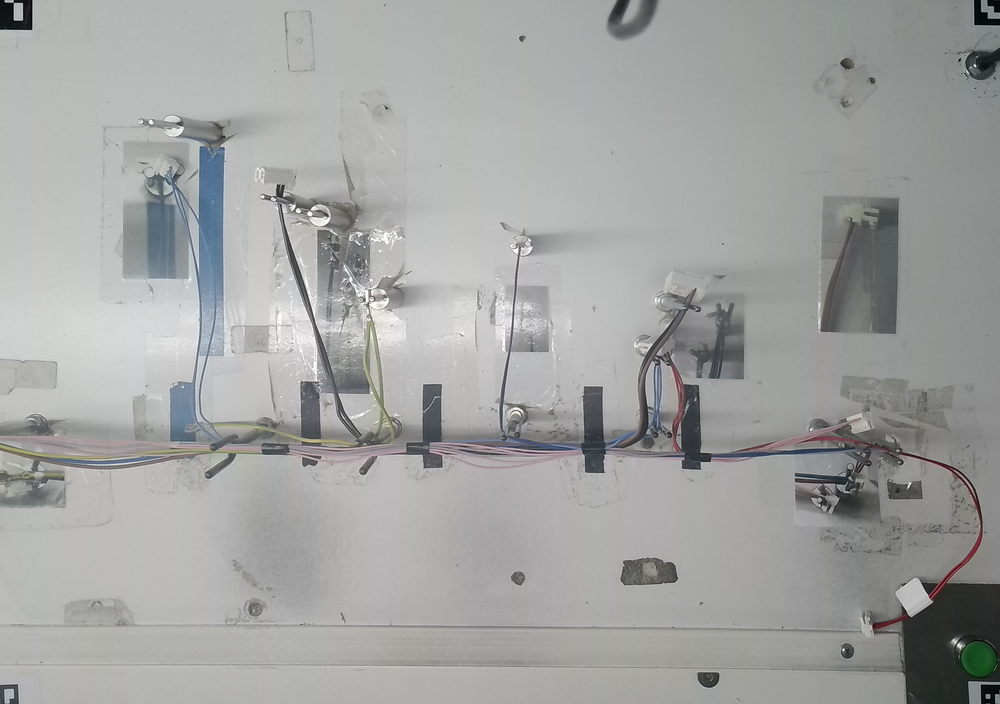
#> input picture Z2_0_4.png, 1000 x 704 px, shrunk from 3077 x 2167 before the run
$ python -i missing_grounding.py   (imports and definitions only)
#> lines starting #> are read from the running program, lines starting #| are printed output that depends on the picture; after the words box and inside, x2 and y2 are one past the last pixel; in counts of white or black regions, pixels touching at a corner belong together
import cv2
import os
import numpy as np
import pandas as pd
import json
import logging

# Default path to color ranges config
DEFAULT_COLOR_RANGES_PATH = os.path.join(
    os.path.dirname(os.path.dirname(__file__)),
    'configs',
    'wire_color_ranges.json'
)

class GroundingWireDetector:
    def __init__(self, threshold: float = 0.0005, color_ranges_path=None):
        self.threshold = threshold
        self.logger = logging.getLogger(__name__)

        if color_ranges_path is None:
            color_ranges_path = DEFAULT_COLOR_RANGES_PATH

        self.color_ranges = self._load_color_ranges(color_ranges_path)

    def _load_color_ranges(self, path):
        """
        Load color ranges from JSON configuration file.
        """
#> in visualize_detection, img is the input picture: shape (704, 1000, 3); mean B, G, R 162.1, 163.3, 162.1
        try:
            with open(path, 'r') as f:
                ranges_dict = json.load(f)

            # Convert lists to numpy arrays
            color_ranges = {}
            for color, ranges_list in ranges_dict.items():
                color_ranges[color] = []
                for range_dict in ranges_list:
                    color_ranges[color].append({
                        'lower': np.array(range_dict['lower']),
                        'upper': np.array(range_dict['upper'])
                    })

            return color_ranges

        except Exception as e:
            self.logger.error(f"Failed to load color ranges from {path}: {e}")
            return {}

    def percentage_of_grounding_wire(self, image: cv2.UMat, return_mask=False):
#> called with return_mask = True
        hsv = cv2.cvtColor(image, cv2.COLOR_BGR2HSV)
#> hsv: shape (704, 1000, 3); mean H, S, V 60, 7.8, 164.5

        combined_mask = None

        # Use 'green-yellow' from config if available, otherwise fallback or error
        if 'green-yellow' in self.color_ranges:
            for range_dict in self.color_ranges['green-yellow']:
                lower = range_dict['lower']
                upper = range_dict['upper']
                mask = cv2.inRange(hsv, lower, upper)

                if combined_mask is None:
                    combined_mask = mask
                else:
                    combined_mask = cv2.bitwise_or(combined_mask, mask)
        else:
            # Fallback if config is missing or invalid (though we expect it to be there)
            # This matches the original hardcoded values
            lower_green_yellow1 = np.array([20, 50, 50])
            upper_green_yellow1 = np.array([40, 255, 255])
            lower_green_yellow2 = np.array([40, 50, 50])
            upper_green_yellow2 = np.array([80, 255, 255])

            mask1 = cv2.inRange(hsv, lower_green_yellow1, upper_green_yellow1)
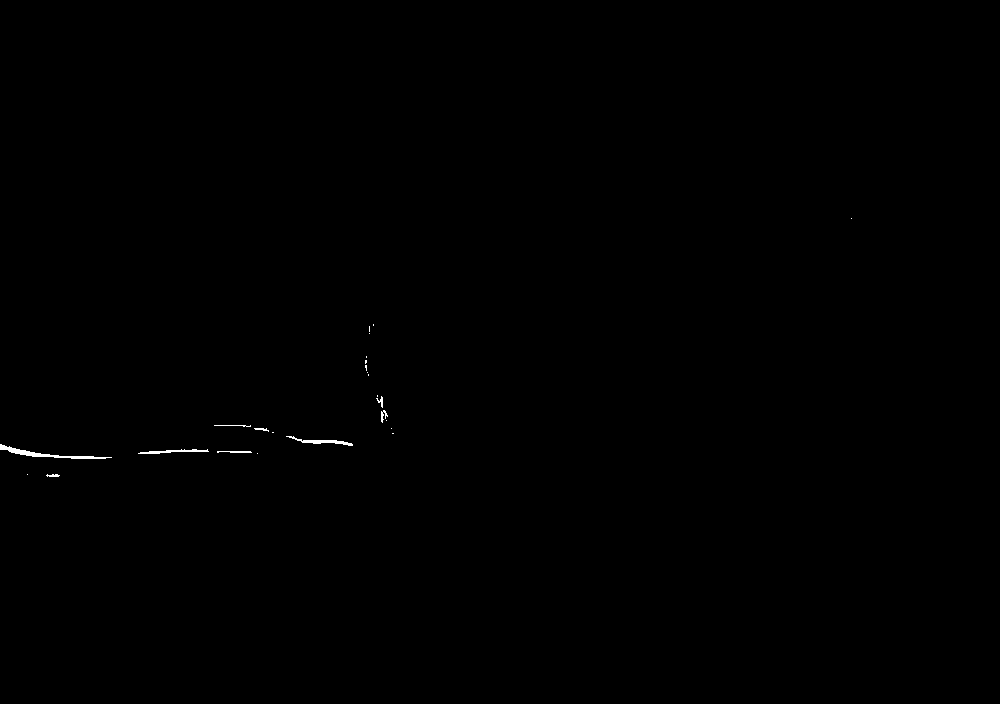
#> mask1: shape (704, 1000); 0.14% white; 25 white regions (16 under 20 px), largest, box (x1, y1, x2, y2) and area: (0, 444, 112, 459) 370, (286, 436, 353, 446) 193, (138, 449, 209, 454) 163
            mask2 = cv2.inRange(hsv, lower_green_yellow2, upper_green_yellow2)
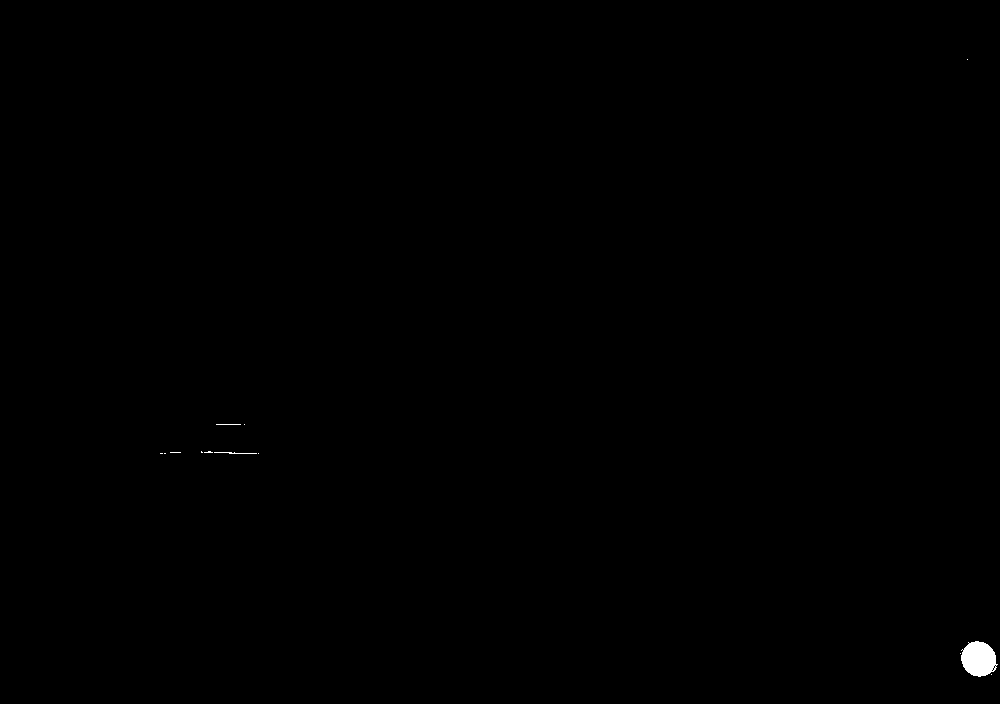
#> mask2: shape (704, 1000); 0.15% white; 13 white regions (10 under 20 px), largest, box (x1, y1, x2, y2) and area: (961, 641, 998, 677) 981, (214, 452, 257, 454) 47, (216, 424, 241, 425) 25
            combined_mask = cv2.bitwise_or(mask1, mask2)
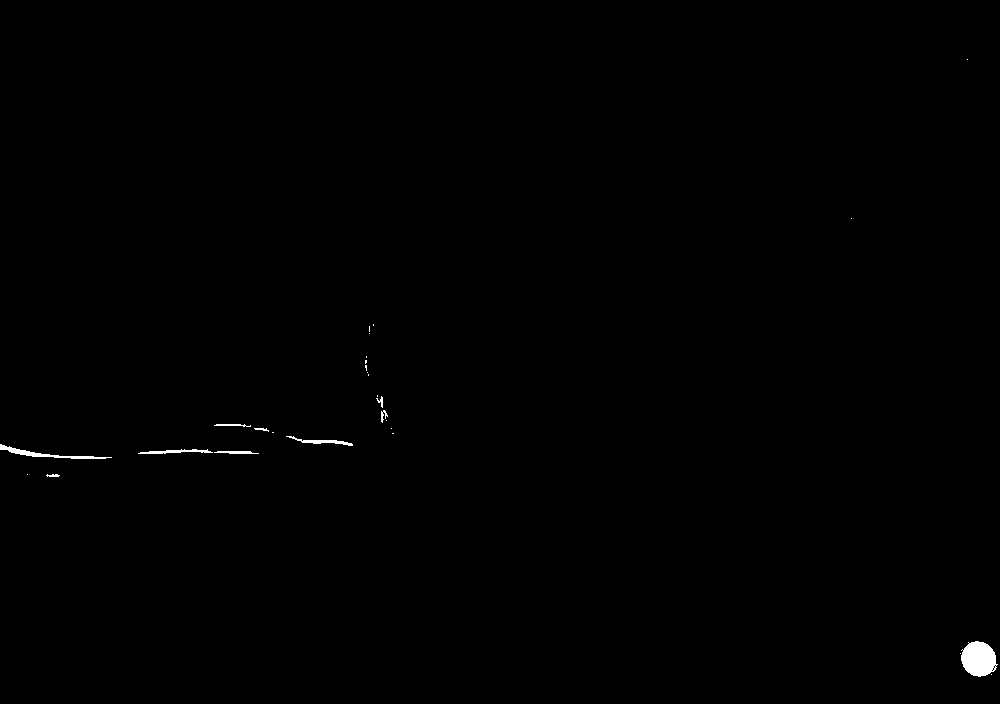
#> combined_mask: shape (704, 1000); 0.3% white; 28 white regions (18 under 20 px), largest, box (x1, y1, x2, y2) and area: (961, 641, 998, 677) 981, (0, 444, 112, 459) 370, (286, 436, 353, 446) 193

        if combined_mask is None:
             combined_mask = np.zeros(image.shape[:2], dtype=np.uint8)

        kernel = np.ones((3, 3), np.uint8)
        mask = cv2.morphologyEx(combined_mask, cv2.MORPH_CLOSE, kernel)
#> mask: shape (704, 1000); 0.3% white; 20 white regions (10 under 20 px), largest, box (x1, y1, x2, y2) and area: (960, 641, 998, 677) 1003, (0, 444, 112, 459) 372, (138, 449, 259, 454) 298
        mask = cv2.morphologyEx(mask, cv2.MORPH_OPEN, kernel)
#> mask: shape (704, 1000); 0.25% white; 13 white regions (4 under 20 px), largest, box (x1, y1, x2, y2) and area: (961, 641, 997, 677) 1000, (0, 444, 50, 457) 226, (302, 440, 352, 446) 161

        total_pixels = mask.shape[0] * mask.shape[1]
#> total_pixels = 704000
        white_pixels = np.sum(mask) / 255
#> white_pixels = 1780

        percentage = white_pixels / total_pixels
#> percentage = 0.00253

        if return_mask:
            return (mask, percentage)
        else:
            return percentage

    def is_present(self, image: cv2.UMat):
        p = self.percentage_of_grounding_wire(image)
        return p > self.threshold

    # Added for compatibility with process_folder which calls is_grounding_missing
    def is_grounding_missing(self, image: cv2.UMat):
        return not self.is_present(image)

    def visualize_detection(self, image_path: str):
        img = cv2.imread(image_path)
        if img is None:
            print(f"Could not load image: {image_path}")
            return

        mask, percentage = self.percentage_of_grounding_wire(img, return_mask=True)
#> percentage = 0.00253

        colored_mask = cv2.applyColorMap(mask, cv2.COLORMAP_HOT)
        overlay = cv2.addWeighted(img, 0.7, colored_mask, 0.3, 0)
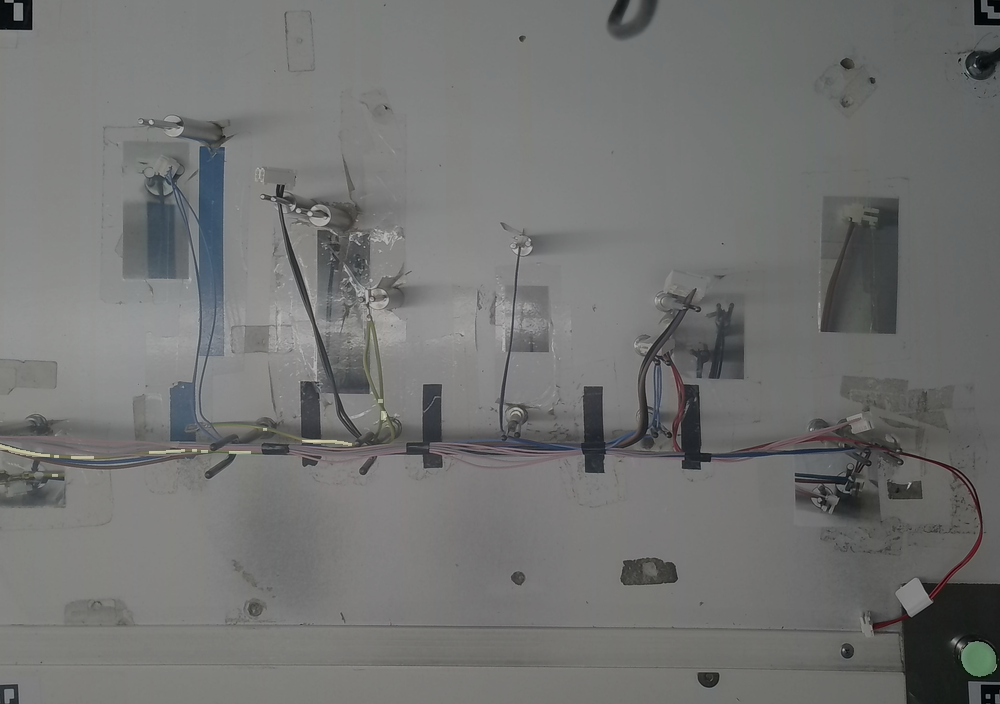
#> overlay: shape (704, 1000, 3); mean B, G, R 113.6, 114.5, 113.7

        output_path = image_path.replace(".", "_detection.")
        cv2.imwrite(output_path, overlay)


# [40 lines left out: function process_folder, not called in this run]


# [3 lines not run here, left out]

>>> result = GroundingWireDetector().visualize_detection('../Z2_0_4.png')
